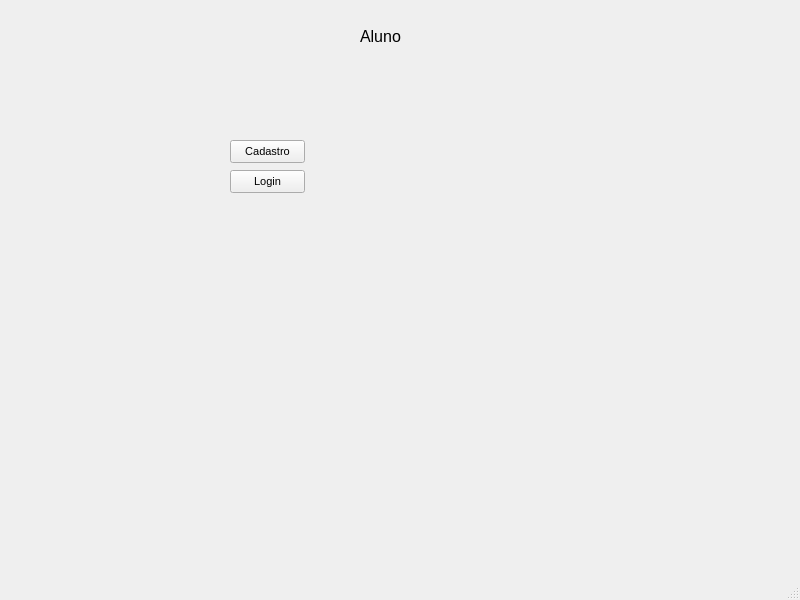
<?xml version="1.0" encoding="UTF-8"?>
<ui version="4.0">
 <class>MainWindow</class>
 <widget class="QMainWindow" name="MainWindow">
  <property name="geometry">
   <rect>
    <x>0</x>
    <y>0</y>
    <width>800</width>
    <height>600</height>
   </rect>
  </property>
  <property name="font">
   <font>
    <pointsize>12</pointsize>
   </font>
  </property>
  <property name="windowTitle">
   <string>MainWindow</string>
  </property>
  <widget class="QWidget" name="centralwidget">
   <widget class="QLabel" name="label">
    <property name="geometry">
     <rect>
      <x>360</x>
      <y>30</y>
      <width>47</width>
      <height>13</height>
     </rect>
    </property>
    <property name="text">
     <string>Aluno</string>
    </property>
   </widget>
   <widget class="QPushButton" name="pushButton">
    <property name="geometry">
     <rect>
      <x>230</x>
      <y>140</y>
      <width>75</width>
      <height>23</height>
     </rect>
    </property>
    <property name="font">
     <font>
      <pointsize>8</pointsize>
     </font>
    </property>
    <property name="text">
     <string>Cadastro</string>
    </property>
   </widget>
   <widget class="QPushButton" name="pushButton_2">
    <property name="geometry">
     <rect>
      <x>230</x>
      <y>170</y>
      <width>75</width>
      <height>23</height>
     </rect>
    </property>
    <property name="font">
     <font>
      <pointsize>8</pointsize>
     </font>
    </property>
    <property name="text">
     <string>Login</string>
    </property>
   </widget>
  </widget>
  <widget class="QMenuBar" name="menubar">
   <property name="geometry">
    <rect>
     <x>0</x>
     <y>0</y>
     <width>800</width>
     <height>27</height>
    </rect>
   </property>
  </widget>
  <widget class="QStatusBar" name="statusbar"/>
 </widget>
 <resources/>
 <connections/>
</ui>
